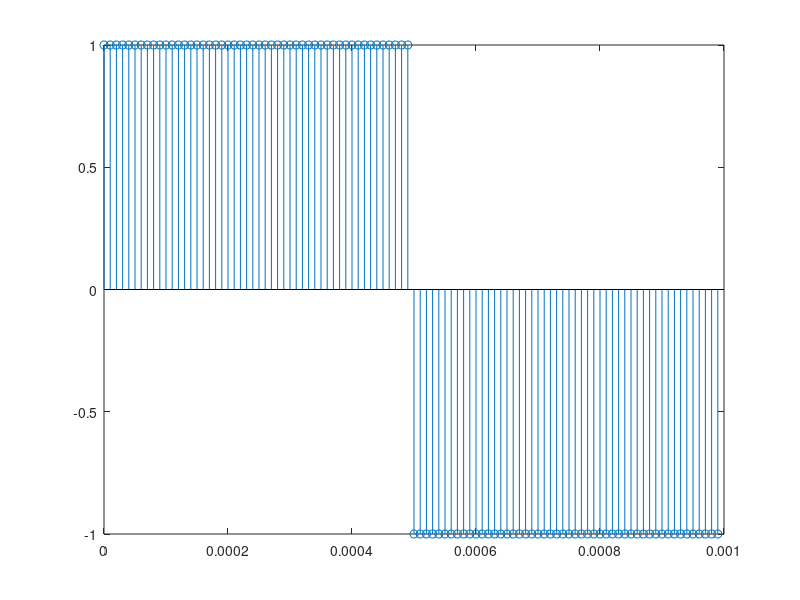

Write MATLAB code to recreate this figure.
P = 1e-3;
n = 100;

Ts = P/n;
f = 1/P;
x = 0:Ts:P-Ts;

y = sawtooth(2 * pi * f * x);
stem(x,y)


P = 1e-3;
n = 100;

Ts = P/n;
f = 1/P;
x = 0:Ts:P-Ts;

y = sin(2 * pi * f * x);
stem(x,y)


P = 1e-3;
n = 100;

Ts = P/n;
f = 1/P;
x = 0:Ts:P-Ts;

y = square(2 * pi * f * x);
stem(x,y)
